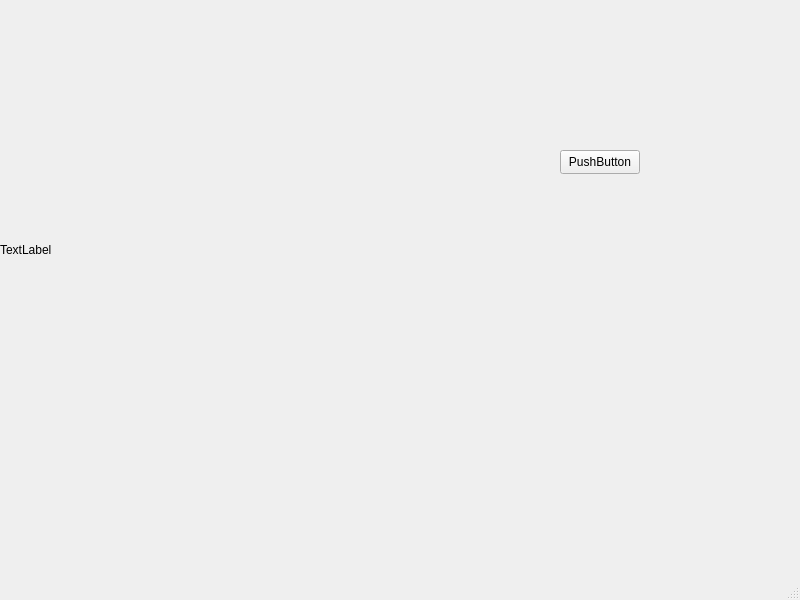
<?xml version="1.0" encoding="UTF-8"?>
<ui version="4.0">
 <class>MainWindow</class>
 <widget class="QMainWindow" name="MainWindow">
  <property name="geometry">
   <rect>
    <x>0</x>
    <y>0</y>
    <width>800</width>
    <height>600</height>
   </rect>
  </property>
  <property name="windowTitle">
   <string>MainWindow</string>
  </property>
  <widget class="QWidget" name="centralwidget">
   <widget class="QLabel" name="label">
    <property name="geometry">
     <rect>
      <x>0</x>
      <y>0</y>
      <width>500</width>
      <height>500</height>
     </rect>
    </property>
    <property name="text">
     <string>TextLabel</string>
    </property>
   </widget>
   <widget class="QPushButton" name="pushButton">
    <property name="geometry">
     <rect>
      <x>560</x>
      <y>150</y>
      <width>80</width>
      <height>24</height>
     </rect>
    </property>
    <property name="text">
     <string>PushButton</string>
    </property>
   </widget>
  </widget>
  <widget class="QMenuBar" name="menubar">
   <property name="geometry">
    <rect>
     <x>0</x>
     <y>0</y>
     <width>800</width>
     <height>21</height>
    </rect>
   </property>
  </widget>
  <widget class="QStatusBar" name="statusbar"/>
 </widget>
 <resources/>
 <connections/>
</ui>
